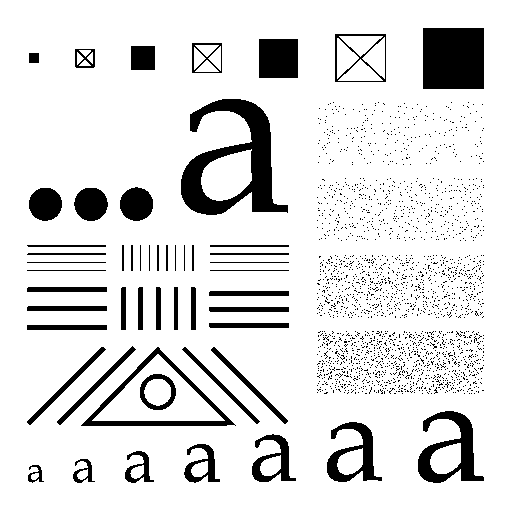
#> input picture testpattern512-binary.tif, 512 x 512 px
$ jupyter execute --allow-errors lab12_report.ipynb   (shell and % lines are left out)
#> lines starting #> are read from the running program, lines starting #| are printed output that depends on the picture; after the words box and inside, x2 and y2 are one past the last pixel; in counts of white or black regions, pixels touching at a corner belong together
<h1><center>
    ECE 438: Digital Signal Processing with Applications<br/>
    Lab 12: Wavelet and Other Image Transforms<br/>
    <small>Date:</small><br/>
    <small>Section:</small><br>
</center></h1>

[cell 1]
import numpy as np
import matplotlib.pyplot as plt
import time
import cv2
import pywt
from scipy import signal

### **2. Matrix-based Discrete Fourier Transform**

#### **What is Matrix-based DFT?**

Matrix-based Discrete Fourier Transform (DFT) is a method of computing the DFT using matrix multiplication. The DFT transforms a discrete signal from the time domain (or spatial domain) into the frequency domain. Instead of directly applying the DFT summation formula for each frequency, the signal is multiplied by a matrix that encodes the Fourier basis functions. This matrix-based method highlights that the DFT is essentially a linear transformation.

#### **Mathematical Formula for the Matrix-based DFT:**
In a matrix-based 2D DFT, the computation is performed by applying two sequential 1D DFTs:
1. First, apply the 1D DFT to each row of the image matrix.
2. Then, apply the 1D DFT to each column of the resulting matrix.

This can be represented as a matrix multiplication problem. For an $N \times M$ image:
- $W_N$ is the $N \times N$ DFT matrix applied to the rows.
- $W_M$ is the $M \times M$ DFT matrix applied to the columns.

The full 2D DFT is the product:
$$
DFT2(image) = W_N \cdot image \cdot W_M^T
$$
Where $W_N^T$ is the transpose of the DFT matrix for columns.

For a 1D signal of length $N$, the DFT matrix $W$ is defined as:
$$
W_{kn} = e^{-2\pi i \frac{k n}{N}} \quad \text{for} \quad k, n = 0, 1, \ldots, N-1   \tag{1}
$$
This matrix is used to transform the signal into the frequency domain by multiplying it with the input signal.

#### **Why Use Matrix-based DFT?**

Matrix-based DFT is conceptually important because it allows us to express the DFT in terms of linear algebra, showing that the DFT is essentially a linear transformation. This formulation is useful for understanding the underlying structure of Fourier analysis and provides a foundation for more advanced topics such as signal processing, image analysis, and communications.

---

### **Exercise 1:**

Below is the code to compute the 2D dft using matrix multiplication. Your task is to complete the `dft_matrix` function that generates the DFT matrix for 1D signals. After completing the function, the program will compute and compare the results of the matrix-based 2D dft and `numpy`'s built-in dft function. Pay attention to the performance difference between these two approaches.

Complete the `dft_matrix` function by implementing the formula for the Discrete Fourier Transform (DFT) matrix.

[cell 2]
# [18 lines left out: function dft_matrix, not called in this run]

[cell 3]
# [15 lines left out: function matrix_dft2, not called in this run]


#> (the rest of this cell did not finish here and is left out)

### **3. 2D DFT Basis Functions**

#### **What are DFT Basis Functions?**
The **Discrete Fourier Transform (DFT) basis functions** are fundamental building blocks of the Fourier transform. These functions allow us to express any periodic signal (or image) as a combination of sinusoidal components with different frequencies. Each DFT basis function corresponds to a specific frequency, and the DFT computes how much of each frequency is present in the input signal or image.

In 2D DFT (for images), each basis function is represented by a 2D sinusoid. The DFT transforms the image from the spatial domain to the frequency domain, where it is expressed as a sum of these sinusoidal basis functions.

#### **Mathematical Formula for DFT Basis Functions:**

The 2D DFT basis function for a pair of spatial frequencies $ (u, v) $ is given by:
$$
\text{Basis}(n_1, n_2) = e^{-2\pi i \left(\frac{u \cdot n_1}{N} + \frac{v \cdot n_2}{N}\right)} \tag{2}
$$
Where:
- $ N $ is the size of the image (assumed square, with dimensions $ N \times N $).
- $ u $ and $ v $ are the spatial frequencies in the horizontal and vertical directions, respectively.
- $ n_1 $ and $ n_2 $ are the coordinates of the pixel in the image (row and column indices).

Each pair $ (u, v) $ generates a unique 2D sinusoid, and the DFT decomposes an image into these basis functions.

---

### **Exercise 2:**

Below is the code to visualize the DFT basis functions of size $ N \times N $. Your task is to complete the `dft_basis_function` function that computes the DFT basis function for the given parameters. After completing the function, the program will display the real and imaginary parts of these basis functions.

Complete the `dft_basis_function` function by implementing the formula for the DFT basis functions.

[cell 4]
def dft_basis_function(N, u, v):
    """
    Compute the DFT basis function for the given spatial frequencies (u, v).

    Input:
    - N: The size of the grid (int), for an N x N grid.
    - u, v: Spatial frequencies in the horizontal and vertical directions (int).

    Output:
    - basis: The computed DFT basis function (2D complex array of size N x N).
    """
    n1, n2 = np.meshgrid(np.arange(N), np.arange(N))

    # Student Task: Complete the following formula for the DFT basis function
    # Hint: Use np.exp to compute the exponential and the formula (2) provided in the explanation.

    basis = None # Replace None with the correct formula
    return basis

[cell 5]
N = 8
#> N = 8

plt.figure(figsize=(5, 5))
#> (the rest of this cell did not finish here and is left out)

### **4.1. Wavelet Transform**

#### **What is Wavelet Transform?**
The **Wavelet Transform** is a mathematical tool that decomposes a signal into components at various scales or resolutions. Unlike the Fourier Transform, which decomposes a signal into sine and cosine waves of different frequencies, the Wavelet Transform uses "wavelets" that are localized both in time and frequency. This makes wavelets particularly effective for analyzing signals with time-varying frequencies.

The **Discrete Wavelet Transform (DWT)** divides a signal into different scales by applying a pair of functions:
1. **Scaling Function** (also called "father wavelet") – captures the low-frequency or approximation information.
2. **Wavelet Function** (also called "mother wavelet") – captures the high-frequency or detail information.

#### **Haar Wavelet Transform**:
The **Haar wavelet** is the simplest form of wavelet, consisting of a step function that takes values of $+1$ and $-1$. The Haar wavelet transform is often used in signal processing for compression, denoising, and feature extraction. It relies on two functions:
- The **scaling function** (often denoted as $ \phi(t) $) is responsible for capturing the coarse information in the signal.
- The **wavelet function** (often denoted as $ \psi(t) $) captures the fine details or changes in the signal.

#### **Mathematical Representation**:

1. **Haar Scaling Function** $ \phi(t) $:

 $
   \phi(t) =
   \begin{cases}
   1 & 0 \leq t < 1 \\
   0 & \text{otherwise}
   \end{cases}
 $

   This function captures the low-frequency, smooth part of the signal.

2. **Haar Wavelet Function** $ \psi(t) $:

 $
   \psi(t) =
   \begin{cases}
   1 & 0 \leq t < \frac{1}{2} \\
   -1 & \frac{1}{2} \leq t < 1 \\
   0 & \text{otherwise}
   \end{cases}
  $

   This function detects sudden changes or high-frequency components in the signal.

---

### **Exercise 3:**

In this assignment, you will plot the **Haar Scaling Function** $ \phi(t) $ and the **Haar Wavelet Function** $ \psi(t) $. These functions are essential building blocks for the Haar Wavelet Transform, which is one of the simplest wavelet transforms.

1. Complete the `haar_scaling_function` and `haar_wavelet_function` by implementing the mathematical descriptions provided.
2. Run the code to visualize both the Haar scaling and wavelet functions.

[cell 6]
# Define the Haar scaling function
def haar_scaling_function(length):
    """
    Compute the Haar scaling function (phi) for the given length.

    Input:
    - length: The number of points for the function (int).

    Output:
    - scaling: The Haar scaling function values (1D array of length).
    """
    # Student Task: Return an array of ones for the Haar scaling function
    # Hint: Use np.ones to create an array of length `length`
    scaling = None  # Replace None with the correct array
    return scaling

# Define the Haar wavelet function
def haar_wavelet_function(length):
    """
    Compute the Haar wavelet function (psi) for the given length.

    Input:
    - length: The number of points for the function (int).

    Output:
    - wavelet: The Haar wavelet function values (1D array of length).
    """
    # Student Task: Create a wavelet function with +1 for the first half and -1 for the second half
    half = length // 2
    wavelet = None  # Replace None with the correct array
    return wavelet

[cell 7]
t = np.linspace(0, 1, 100)
length = 100

scaling_values = haar_scaling_function(length)
wavelet_values = haar_wavelet_function(length)

scaling_values_full = np.zeros_like(t)
wavelet_values_full = np.zeros_like(t)

scaling_values_full[(t >= 0) & (t <= 1)] = scaling_values
wavelet_values_full[(t >= 0) & (t <= 1)] = wavelet_values

plt.figure(figsize=(12, 5))

plt.subplot(1, 2, 1)
plt.plot(t, scaling_values_full, label=r'$\phi(t)$')
plt.title('Haar Scaling Function')
plt.grid(True)
plt.ylim(-1.5, 1.5)
plt.xlim(-0.5, 1.5)
plt.legend()

# Plot the wavelet function (psi)
plt.subplot(1, 2, 2)
plt.plot(t, wavelet_values_full, label=r'$\psi(t)$')
plt.title('Haar Wavelet Function')
plt.grid(True)
plt.ylim(-1.5, 1.5)
plt.xlim(-0.5, 1.5)
plt.legend()

plt.tight_layout()
plt.show()
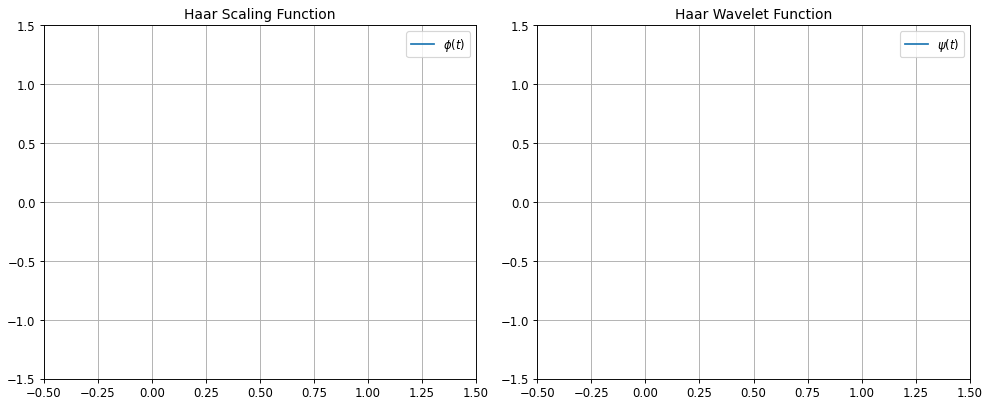
#> figure drawn by matplotlib, 2 panels

### **4.2. Wavelet Decomposition**

Wavelet decomposition is a process that transforms a signal or image from the spatial domain into a combination of approximations and details, providing information about both the frequency content and the location of that content in the signal. This is useful for applications like signal processing, image compression, and denoising.

Wavelet decomposition differs from the Fourier transform, which provides only frequency information but loses spatial information. In contrast, wavelets provide a multi-resolution representation, capturing both frequency and spatial details at different scales.

For a 2D image, wavelet decomposition works by applying wavelet filters along rows and columns:
1. **Low-pass filter**: Extracts the approximation of the image (overall shape and structure).
2. **High-pass filter**: Extracts the detail information (edges and textures).

At each level of decomposition, the image is divided into four sub-bands:
- **LL** (Low-Low): Approximation, capturing coarse information.
- **LH** (Low-High), **HL** (High-Low), and **HH** (High-High): Detail coefficients, capturing the edges and finer details in different orientations.

The wavelet decomposition at level $n$ can be represented mathematically as:

$
f(x, y) = LL_n + \sum_{i=1}^{n} \left( LH_i + HL_i + HH_i \right)
$

Where $f(x, y)$ is the original image, and $LL_n$, $LH_i$, $HL_i$, and $HH_i$ are the approximation and detail coefficients at level $i$.

---

### **Exercise 4**

Below is the code that visualizes the wavelet decomposition of an image. Your task is to complete the `display_wavelet_transform` function by using the `pywt.wavedec2` function to compute the wavelet decomposition of the image. Once you extract the approximation and detail coefficients, the code will display them visually.

Complete the missing part of the `display_wavelet_transform` function. Use the `pywt.wavedec2` function to perform the wavelet decomposition and extract the approximation coefficients (LL) and the detail coefficients (LH, HL, HH) for each level.

[cell 8]
def display_wavelet_transform(image, wavelet='haar', level=4):
    """
    Visualize wavelet decomposition for an image.

    Input:
    - image: 2D numpy array (grayscale image).
    - wavelet: The type of wavelet to use for decomposition.
    - level: The number of decomposition levels.

    Output:
    - A plot of the approximation and detail coefficients at each level.
    """

    if len(image.shape) == 3:
        image = cv2.cvtColor(image, cv2.COLOR_BGR2GRAY)

    # Exercise 4: Perform 2D wavelet decomposition using pywt.wavedec2
    # Hint: use pywt.wavedec2
    # Extract approximation coefficients (LL) and detail coefficients (LH, HL, HH)
    coeffs = None  # Replace this with the correct decomposition call
    LL = None  # Extract the approximation part (LL) from coeffs
    details = None  # Extract the detail coefficients from coeffs (LH, HL, HH)


    fig, axes = plt.subplots(level + 1, 4, figsize=(12, 3 * (level + 1)))

    axes[0, 0].imshow(LL, cmap='gray')
    axes[0, 0].set_title(f'Approximation (LL) - Level {level}')
    axes[0, 1].axis('off')
    axes[0, 2].axis('off')
    axes[0, 3].axis('off')

    for i, (LH, HL, HH) in enumerate(details):
        axes[i + 1, 0].imshow(LH, cmap='gray')
        axes[i + 1, 0].set_title(f'LH - Level {level - i}')

        axes[i + 1, 1].imshow(HL, cmap='gray')
        axes[i + 1, 1].set_title(f'HL - Level {level - i}')

        axes[i + 1, 2].imshow(HH, cmap='gray')
        axes[i + 1, 2].set_title(f'HH - Level {level - i}')
        axes[i + 1, 3].axis('off')

    plt.tight_layout()
    plt.show()

[cell 9]
image = cv2.imread('testpattern512-binary.tif')
#> image is the input picture: shape (512, 512, 3); 87.7% white; 2194 black regions (2142 under 20 px), largest, box (x1, y1, x2, y2) and area: (181, 99, 288, 215) 5056, (423, 28, 484, 89) 3721, (418, 411, 484, 483) 1935
#> (the rest of this cell did not finish here and is left out)


### **4.3. Wavelet-based Progressive Image Reconstruction**

Wavelet-based progressive image reconstruction is a process where an image is reconstructed progressively by adding higher levels of detail step by step. This approach begins with the most basic structure (low-frequency components) of the image and gradually incorporates higher-frequency details to restore the complete image.

In **wavelet decomposition**, an image is split into approximation coefficients (which represent the smooth or low-frequency components of the image) and detail coefficients (which capture the edges and high-frequency details). By progressively reconstructing the image from its approximation coefficients and adding back the detail coefficients at each level, we can visualize how the image builds up in complexity.

#### **Image Reconstruction Process:**
At each level $i$, wavelet decomposition splits the image into:
- **LL (Low-Low)**: Low-frequency approximation.
- **LH (Low-High)**, **HL (High-Low)**, and **HH (High-High)**: High-frequency details.

To progressively reconstruct the image, we start with only the approximation coefficients $LL_n$ and iteratively add the detail coefficients $LH_i$, $HL_i$, and $HH_i$ for each level $i$.

The reconstruction process can be described as:
$$
f_i(x, y) = \text{waverec2}(LL_n, LH_i, HL_i, HH_i)
$$
Where $f_i(x, y)$ is the progressively reconstructed image at step $i$.

#### **Exercise 5:**
Your task is to complete the `progressive_reconstruction` function. This function takes an input image, performs a wavelet decomposition, and then progressively reconstructs the image by adding details back level by level.

[cell 10]
def progressive_reconstruction(image, wavelet='haar', level=4):
    """
    Perform progressive reconstruction from wavelet coefficients.

    Parameters:
    - image: Input grayscale image.
    - wavelet: Type of wavelet to use (e.g., 'haar').
    - level: Number of decomposition levels.

    Returns:
    - None (Displays the progressive reconstruction steps)
    """

    if len(image.shape) == 3:
        image = cv2.cvtColor(image, cv2.COLOR_BGR2GRAY)

    coeffs = pywt.wavedec2(image, wavelet, level=level)

    coeffs_progressive = [coeffs[0]]
    for i in range(1, level + 1):
        coeffs_progressive.append((np.zeros_like(coeffs[i][0]),
                                   np.zeros_like(coeffs[i][1]),
                                   np.zeros_like(coeffs[i][2])))

    # Exercise 5: Perform inverse wavelet transform again with updated coefficients
    # Hint: Use the same function pywt.waverec2
    reconstruction = None


    reconstruction = np.clip(reconstruction, 0, 255)
    plt.figure(figsize=(15, 10))
    plt.subplot(2, 3, 1)
    plt.imshow(reconstruction, cmap='gray')
    plt.title('Step 1: LL only')

    for i in range(1, level + 1):
        # Add the details (LH, HL, HH) of level i
        coeffs_progressive[i] = coeffs[i]

        # Exercise 5: Perform inverse wavelet transform again with updated coefficients
        # Hint: Use the same function pywt.waverec2 as above
        reconstruction = None


        reconstruction = np.clip(reconstruction, 0, 255)
        plt.subplot(2, 3, i + 1)
        plt.imshow(reconstruction, cmap='gray')
        plt.title(f'Step {i + 1}: LL + Level {i} details')

    plt.tight_layout()
    plt.show()

[cell 11]
image = cv2.imread('sunflower.tif', cv2.IMREAD_GRAYSCALE)  # Replace with your image path
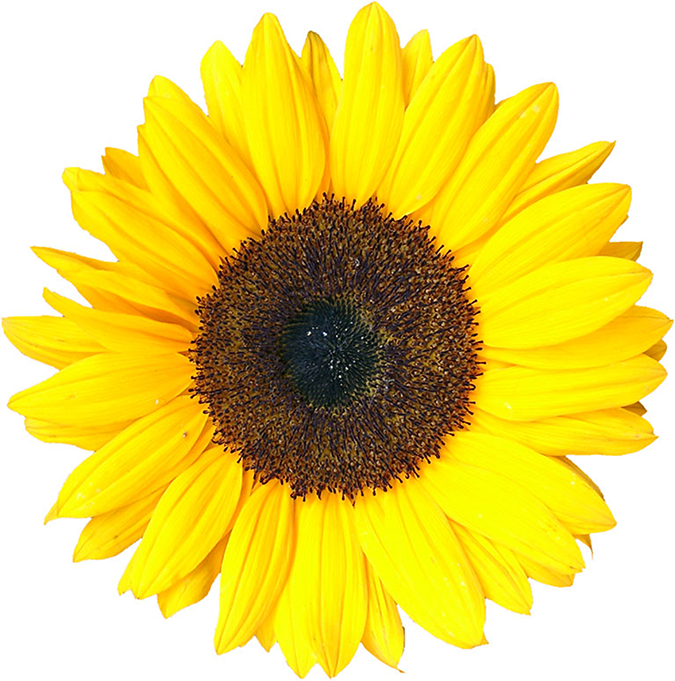
#> input picture sunflower.tif, 675 x 681 px
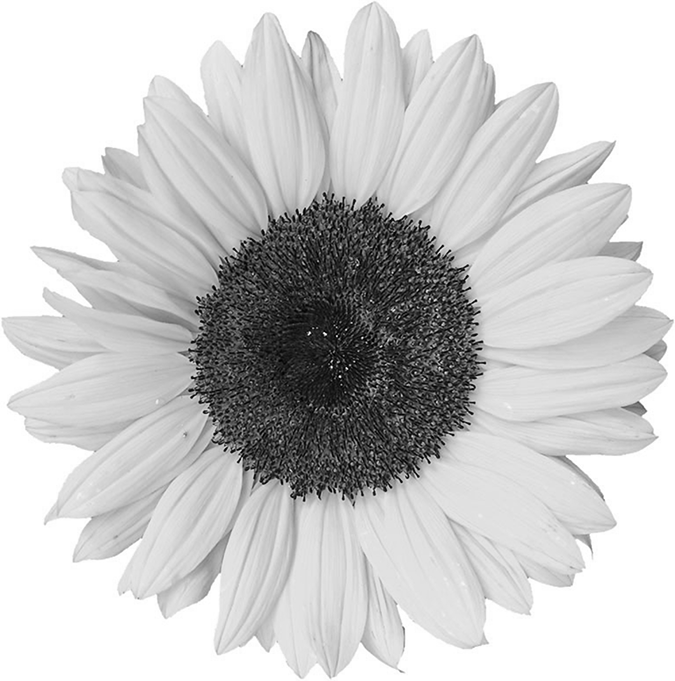
#> image: shape (681, 675); min 0, max 255, mean 201.8
#> (the rest of this cell did not finish here and is left out)

#> in progressive_reconstruction, `coeffs = pywt.wavedec2(image, wavelet, level=level)`: coeffs = 5 items

### **4.4 Wavelet-based Image Blurring**

In this section, you will implement wavelet-based image blurring by removing high-frequency components from an image at different decomposition levels. This method allows you to selectively blur the image by eliminating the detail coefficients at certain levels.

#### **Wavelet Blurring:**
Wavelet decomposition divides an image into:
- **LL** (Low-Low): Approximation, which contains the coarse information.
- **LH (Low-High)**, **HL (High-Low)**, **HH (High-High)**: These contain the detail information such as edges and fine textures.

By zeroing out the high-frequency components (LH, HL, and HH), you will blur the image.

#### **Exericise 6:**
Your task is to complete the function `wavelet_blurring`. Specifically, you need to write the code that removes the high-frequency components (LH, HL, and HH) at the specified levels. Once you have modified the wavelet coefficients, the image will be reconstructed with a reduced amount of detail, resulting in a blurred effect.

[cell 12]
def wavelet_blurring(image, wavelet='haar', level=4, remove_levels=[]):
    """
    Apply wavelet-based image blurring by removing high-frequency components at specified levels.

    Parameters:
    - image: Input grayscale image.
    - wavelet: Type of wavelet to use (e.g., 'haar').
    - level: Number of decomposition levels.
    - remove_levels: List of levels at which high-frequency components should be removed.

    Returns:
    - blurred_image: Blurred image after inverse wavelet reconstruction.
    """
    if len(image.shape) == 3:
        image = cv2.cvtColor(image, cv2.COLOR_BGR2GRAY)

    coeffs = pywt.wavedec2(image, wavelet, level=level)
    coeffs_blurred = coeffs.copy()

    for i in range(1, level + 1):
        if i in remove_levels:
        # Exercise 6: Remove high-frequency components (LH, HL, HH) at the specified levels
        # Hint: Set LH, HL, and HH coefficients to zero at the levels specified in remove_levels
            coeffs_blurred[i] = (None, None, None)  # Replace with correct logic to zero-out high-frequency components

    blurred_image = pywt.waverec2(coeffs_blurred, wavelet)
    blurred_image = np.clip(blurred_image, 0, 255)

    return blurred_image

[cell 13]
def display_progressive_blurring(image, wavelet='haar', level=4):

    plt.figure(figsize=(15, 10))

    plt.subplot(2, 3, 1)
    plt.imshow(image, cmap='gray')
    plt.title('Original Image')

    blurred_4 = wavelet_blurring(image, wavelet=wavelet, level=level, remove_levels=[4])
    plt.subplot(2, 3, 2)
    plt.imshow(blurred_4, cmap='gray')
    plt.title('Remove level 4 components')

    blurred_3 = wavelet_blurring(image, wavelet=wavelet, level=level, remove_levels=[4, 3])
    plt.subplot(2, 3, 3)
    plt.imshow(blurred_3, cmap='gray')
    plt.title('Remove level 4 and 3 components')

    blurred_2 = wavelet_blurring(image, wavelet=wavelet, level=level, remove_levels=[4, 3, 2])
    plt.subplot(2, 3, 4)
    plt.imshow(blurred_2, cmap='gray')
    plt.title('Remove level 4, 3, and 2 components')

    blurred_1 = wavelet_blurring(image, wavelet=wavelet, level=level, remove_levels=[4, 3, 2, 1])
    plt.subplot(2, 3, 5)
    plt.imshow(blurred_1, cmap='gray')
    plt.title('Remove level 4, 3, 2, and 1 components')

    plt.tight_layout()
    plt.show()

image = cv2.imread('rose256.tif', cv2.IMREAD_GRAYSCALE)  # Replace with your image path
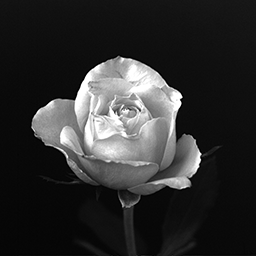
#> input picture rose256.tif, 256 x 256 px
#> image is the input picture: shape (256, 256); min 0, max 255, mean 46.7
display_progressive_blurring(image, wavelet='haar', level=4)
#> in wavelet_blurring, `blurred_image = pywt.waverec2(coeffs_blurred, wavelet)`:
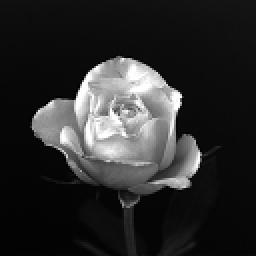
#> blurred_image: shape (256, 256) float64; min 2.75, max 255, mean 46.7; drawn with min black and max white
#> call 2 of wavelet_blurring, with wavelet = 'haar', level = 4
#> in wavelet_blurring (call 2), `blurred_image = pywt.waverec2(coeffs_blurred, wavelet)`:
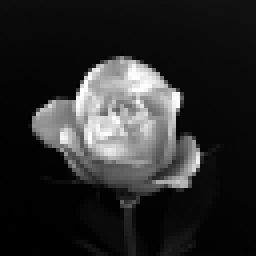
#> blurred_image: shape (256, 256) float64; min 5.69, max 255, mean 46.7; drawn with min black and max white
#> call 3 of wavelet_blurring, with wavelet = 'haar', level = 4
#> in wavelet_blurring (call 3), `blurred_image = pywt.waverec2(coeffs_blurred, wavelet)`:
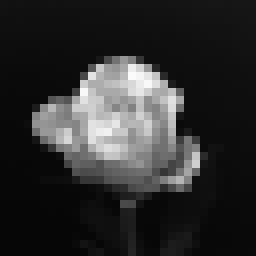
#> blurred_image: shape (256, 256) float64; min 6.02, max 251.4, mean 46.7
#> call 4 of wavelet_blurring, with wavelet = 'haar', level = 4
#> in wavelet_blurring (call 4), `blurred_image = pywt.waverec2(coeffs_blurred, wavelet)`:
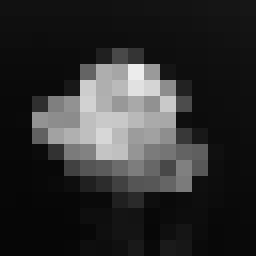
#> blurred_image: shape (256, 256) float64; min 6.17, max 236.3, mean 46.7
#> (the rest of the program and of its run is left out)
